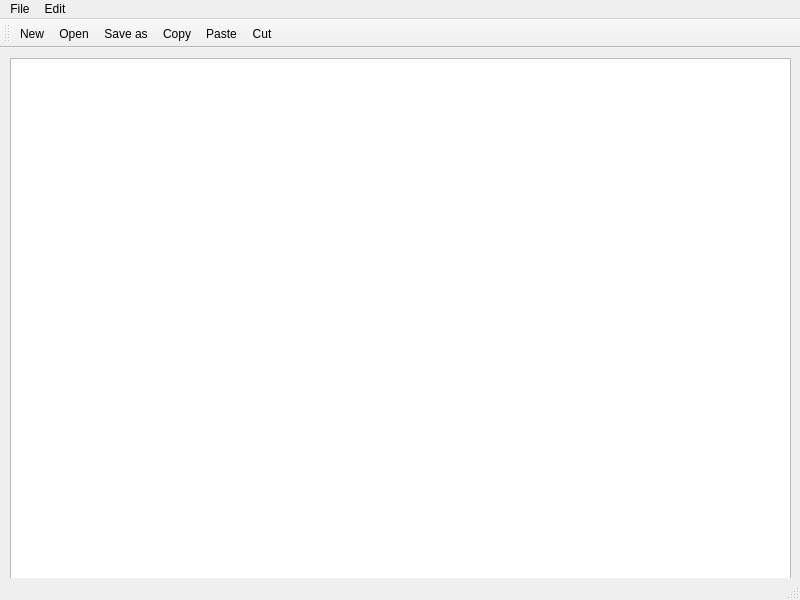
<?xml version="1.0" encoding="UTF-8"?>
<ui version="4.0">
 <class>MainWindow</class>
 <widget class="QMainWindow" name="MainWindow">
  <property name="geometry">
   <rect>
    <x>0</x>
    <y>0</y>
    <width>800</width>
    <height>600</height>
   </rect>
  </property>
  <property name="windowTitle">
   <string>MainWindow</string>
  </property>
  <widget class="QWidget" name="centralwidget">
   <widget class="QWidget" name="verticalLayoutWidget">
    <property name="geometry">
     <rect>
      <x>10</x>
      <y>10</y>
      <width>781</width>
      <height>531</height>
     </rect>
    </property>
    <layout class="QVBoxLayout" name="verticalLayout">
     <item>
      <widget class="QTextEdit" name="textEdit"/>
     </item>
    </layout>
   </widget>
  </widget>
  <widget class="QMenuBar" name="menubar">
   <property name="geometry">
    <rect>
     <x>0</x>
     <y>0</y>
     <width>800</width>
     <height>23</height>
    </rect>
   </property>
   <widget class="QMenu" name="menuFile">
    <property name="title">
     <string>File</string>
    </property>
    <addaction name="actionNew"/>
    <addaction name="actionOpen"/>
    <addaction name="actionSave_as"/>
    <addaction name="actionPrint"/>
    <addaction name="actionExit"/>
   </widget>
   <widget class="QMenu" name="menuEdit">
    <property name="title">
     <string>Edit</string>
    </property>
    <addaction name="actionCopy"/>
    <addaction name="actionPaste"/>
    <addaction name="actionCut"/>
    <addaction name="actionUndo"/>
    <addaction name="actionRedo"/>
   </widget>
   <addaction name="menuFile"/>
   <addaction name="menuEdit"/>
  </widget>
  <widget class="QStatusBar" name="statusbar"/>
  <widget class="QToolBar" name="toolBar">
   <property name="windowTitle">
    <string>toolBar</string>
   </property>
   <attribute name="toolBarArea">
    <enum>TopToolBarArea</enum>
   </attribute>
   <attribute name="toolBarBreak">
    <bool>false</bool>
   </attribute>
   <addaction name="actionNew"/>
   <addaction name="actionOpen"/>
   <addaction name="actionSave_as"/>
   <addaction name="actionCopy"/>
   <addaction name="actionPaste"/>
   <addaction name="actionCut"/>
  </widget>
  <action name="actionNew">
   <property name="icon">
    <iconset resource="Resources.qrc">
     <normaloff>:/imgs/New.bmp</normaloff>:/imgs/New.bmp</iconset>
   </property>
   <property name="text">
    <string>New</string>
   </property>
  </action>
  <action name="actionOpen">
   <property name="icon">
    <iconset resource="Resources.qrc">
     <normaloff>:/imgs/Open.bmp</normaloff>:/imgs/Open.bmp</iconset>
   </property>
   <property name="text">
    <string>Open</string>
   </property>
  </action>
  <action name="actionSave_as">
   <property name="icon">
    <iconset resource="Resources.qrc">
     <normaloff>:/imgs/Save.bmp</normaloff>:/imgs/Save.bmp</iconset>
   </property>
   <property name="text">
    <string>Save as...</string>
   </property>
  </action>
  <action name="actionPrint">
   <property name="text">
    <string>Print</string>
   </property>
  </action>
  <action name="actionExit">
   <property name="text">
    <string>Exit</string>
   </property>
  </action>
  <action name="actionCopy">
   <property name="icon">
    <iconset resource="Resources.qrc">
     <normaloff>:/imgs/Copy.bmp</normaloff>:/imgs/Copy.bmp</iconset>
   </property>
   <property name="text">
    <string>Copy</string>
   </property>
  </action>
  <action name="actionPaste">
   <property name="icon">
    <iconset resource="Resources.qrc">
     <normaloff>:/imgs/Paste.bmp</normaloff>:/imgs/Paste.bmp</iconset>
   </property>
   <property name="text">
    <string>Paste</string>
   </property>
  </action>
  <action name="actionCut">
   <property name="icon">
    <iconset resource="Resources.qrc">
     <normaloff>:/imgs/Cut.bmp</normaloff>:/imgs/Cut.bmp</iconset>
   </property>
   <property name="text">
    <string>Cut</string>
   </property>
  </action>
  <action name="actionUndo">
   <property name="text">
    <string>Undo</string>
   </property>
  </action>
  <action name="actionRedo">
   <property name="text">
    <string>Redo</string>
   </property>
  </action>
 </widget>
 <resources>
  <include location="Resources.qrc"/>
 </resources>
 <connections/>
</ui>
